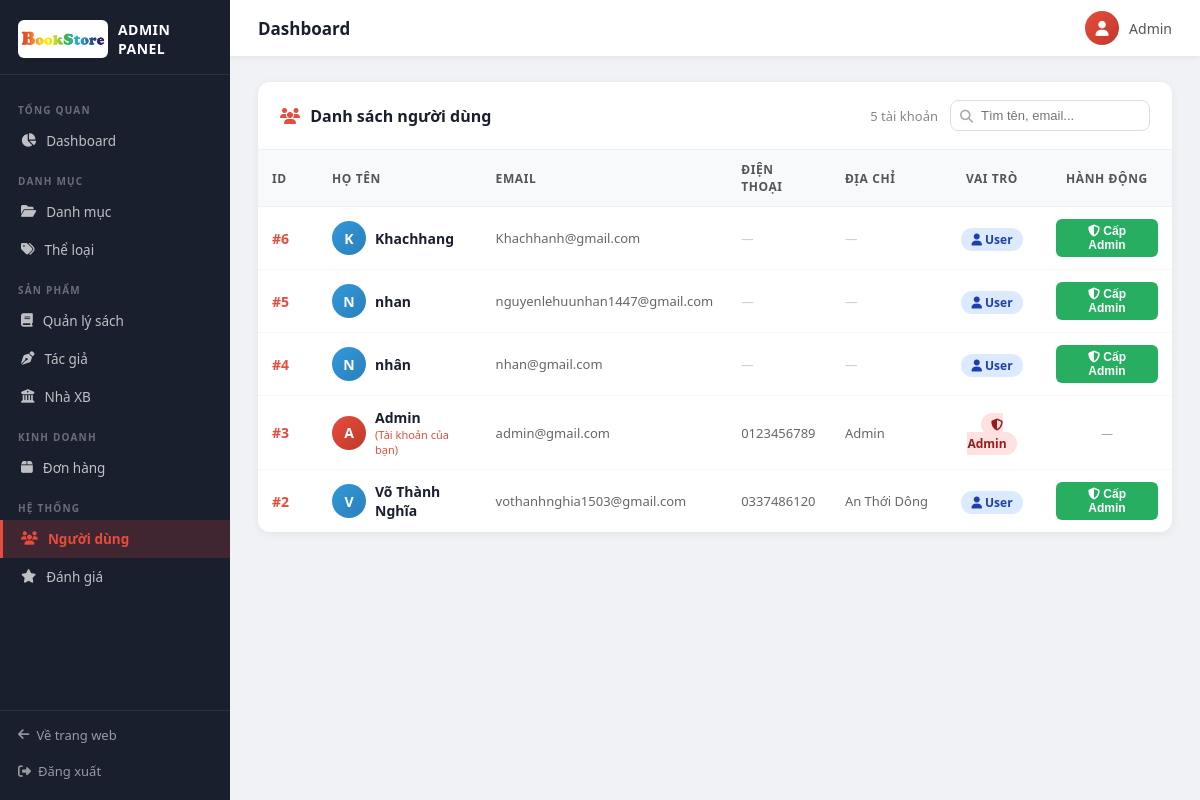
The page /index.php?controller=AdminNguoidung&action=index (signed in) on the database its author committed.
### tables this page shows
CREATE TABLE `nguoidung` (
  `IDNguoiDung` int(11) NOT NULL,
  `HoTen` varchar(100) DEFAULT NULL,
  `Email` varchar(100) DEFAULT NULL,
  `MatKhau` varchar(255) NOT NULL,
  `DienThoai` varchar(15) DEFAULT NULL,
  `DiaChi` varchar(255) DEFAULT NULL,
  `IDVaiTro` int(11) DEFAULT 2
);

### controller/AdminNguoidung.php (called while the page is built, shortened)
<?php
require_once "model/ModelAdmin.php";
class AdminNguoidung {
    private $model;
    public function __construct() {
        $this->model = new ModelAdmin();
    }
    public function index() {
        $users = $this->model->getAllNguoidung();
        require_once "view/admin/nguoidung/index.php";
    }
}

### view/admin/route.php (called while the page is built, shortened)
<?php
switch ($controller) {
    case 'AdminNguoidung':
        $controller = new AdminNguoidung();
        break;
}
$controller->{$action}();

### config/db.php (called while the page is built, shortened)
<?php
class connect {
    public $db = null;
    public function __construct()
    {
        $this->db = new PDO("mysql:host=localhost;dbname=bansach", "root", "", [
            PDO::MYSQL_ATTR_INIT_COMMAND => "SET NAMES UTF8"
        ]);
    }
    public function getList($sql) {
        return $this->db->query($sql);
    }
}

### model/ModelAdmin.php (called while the page is built, shortened)
<?php
class ModelAdmin extends MasterModel {
    public function getAllNguoidung() {
        return $GLOBALS["connect"]->getList("SELECT * FROM nguoidung ORDER BY IDNguoiDung DESC")->fetchAll();
    }
}

### view/admin/nguoidung/index.php (the view, shortened to what this page needs)
<?php
$myId = (int)($_SESSION['IDNguoiDung'] ?? 0);
?>
<div class="admin-table-wrap">
    <div class="admin-table-header">
        <h3><i class="fa-solid fa-users" style="color:#e74c3c;margin-right:6px;"></i> Danh sách người dùng</h3>
        <div style="display:flex; align-items:center; gap:12px;">
            <span style="font-size:13px; color:#888;"><?php echo count($users); ?> tài khoản</span>
            <div style="position:relative;">
                <i class="fa-solid fa-magnifying-glass" style="position:absolute; left:10px; top:50%; transform:translateY(-50%); color:#aaa; font-size:13px;"></i>
                <input type="text" id="search-nd" oninput="searchUser()"
                       placeholder="Tìm tên, email..."
                       style="padding:7px 10px 7px 30px; border:1px solid #ddd; border-radius:8px; font-size:13px; outline:none; width:200px;">
            </div>
        </div>
    </div>
    <div style="overflow-x:auto;">
        <table class="admin-tbl" id="nd-table">
            <thead>
                <tr>
                    <th style="width:60px;">ID</th>
                    <th>Họ tên</th>
                    <th>Email</th>
                    <th>Điện thoại</th>
                    <th>Địa chỉ</th>
                    <th style="text-align:center; width:100px;">Vai trò</th>
                    <th style="text-align:center; width:130px;">Hành động</th>
                </tr>
            </thead>
            <tbody>
                <?php if (empty($users)): ?>
                    <tr>
                        <td colspan="7" style="text-align:center; padding:30px; color:#aaa;">
                            Chưa có người dùng nào.
                        </td>
                    </tr>
                <?php else: ?>
                    <?php foreach ($users as $u): ?>
                    <?php $uid = (int)$u['IDNguoiDung']; $isAdmin = ((int)$u['IDVaiTro'] === 1); ?>
                    <tr>
                        <td><span style="color:#e74c3c; font-weight:700;">#<?php echo $uid; ?></span></td>
                        <td>
                            <div style="display:flex; align-items:center; gap:9px;">
                                <div style="width:34px; height:34px; border-radius:50%;
                                    background:<?php echo $isAdmin ? 'linear-gradient(135deg,#e74c3c,#c0392b)' : 'linear-gradient(135deg,#3498db,#2980b9)'; ?>;
                                    display:flex; align-items:center; justify-content:center;
                                    color:#fff; font-size:14px; font-weight:700; flex-shrink:0;">
                                    <?php echo mb_strtoupper(mb_substr($u['HoTen'], 0, 1)); ?>
                                </div>
                                <div>
                                    <div style="font-weight:600; color:#1a1f2e;"><?php echo htmlspecialchars($u['HoTen']); ?></div>
                                    <?php if ($uid === $myId): ?>
                                        <div style="font-size:11px; color:#e74c3c;">(Tài khoản của bạn)</div>
                                    <?php endif; ?>
                                </div>
                            </div>
                        </td>
                        <td style="font-size:13px; color:#666;"><?php echo htmlspecialchars($u['Email']); ?></td>
                        <td style="font-size:13px; color:#666;">
                            <?php echo !empty($u['DienThoai']) ? htmlspecialchars($u['DienThoai']) : '<em style="color:#ccc;">—</em>'; ?>
                        </td>
                        <td style="font-size:13px; color:#666; max-width:180px; overflow:hidden; text-overflow:ellipsis; white-space:nowrap;">
                            <?php echo !empty($u['DiaChi']) ? htmlspecialchars($u['DiaChi']) : '<em style="color:#ccc;">—</em>'; ?>
                        </td>
                        <td style="text-align:center;" id="role-<?php echo $uid; ?>">
                            <?php if ($isAdmin): ?>
                                <span style="background:#fee2e2; color:#991b1b; padding:3px 10px; border-radius:20px; font-size:12px; font-weight:700;">
                                    <i class="fa-solid fa-shield-halved"></i> Admin
                                </span>
                            <?php else: ?>
                                <span style="background:#dbeafe; color:#1e40af; padding:3px 10px; border-radius:20px; font-size:12px; font-weight:700;">
                                    <i class="fa-solid fa-user"></i> User
                                </span>
                            <?php endif; ?>
                        </td>
                        <td style="text-align:center;" id="action-<?php echo $uid; ?>">
                            <?php if (!$isAdmin): ?>
                                <button onclick="capQuyen(<?php echo $uid; ?>)"
                                        style="background:#27ae60; color:#fff; border:none; padding:5px 12px; border-radius:6px; font-size:12px; font-weight:600; cursor:pointer;">
                                    <i class="fa-solid fa-shield-halved"></i> Cấp Admin
                                </button>
                            <?php else: ?>
                                <span style="font-size:12px; color:#aaa;">—</span>
                            <?php endif; ?>
                        </td>
                    </tr>
                    <?php endforeach; ?>
                <?php endif; ?>
            </tbody>
        </table>
    </div>
</div>

### public/backend/css/adminstyle.css (style rules this page uses)
*, *::before, *::after { box-sizing: border-box; margin: 0; padding: 0; }
body { font-family: 'Segoe UI', Arial, sans-serif; background: #f0f2f5; color: #333; display: flex; min-height: 100vh; }
.admin-table-wrap { background: #fff; border-radius: 12px; box-shadow: 0 2px 10px rgba(0,0,0,0.06); margin-bottom: 24px; overflow: hidden; }
.admin-table-header { display: flex; align-items: center; justify-content: space-between; padding: 18px 22px; border-bottom: 1px solid #f0f0f0; }
.admin-table-header h3 { font-size: 16px; font-weight: 700; color: #1a1f2e; margin: 0; }
.admin-tbl { width: 100%; border-collapse: collapse; font-size: 14px; }
.admin-tbl thead th { background: #f8f9fb; color: #555; font-size: 12px; font-weight: 700; text-transform: uppercase; letter-spacing: 0.6px; padding: 11px 14px; text-align: left; border-bottom: 1px solid #f0f0f0; }
.admin-tbl tbody td { padding: 12px 14px; border-bottom: 1px solid #f7f7f7; color: #444; vertical-align: middle; }
.admin-tbl tbody tr:last-child td { border-bottom: none; }

### rows shown on the page
nguoidung: IDNguoiDung "6", HoTen "K", HoTen "Khachhang", Email "Khachhanh@gmail.com", shows "User"
nguoidung: IDNguoiDung "5", HoTen "N", HoTen "nhan", Email "nguyenlehuunhan1447@gmail.com", shows "User"
nguoidung: IDNguoiDung "4", HoTen "N", HoTen "nhân", Email "nhan@gmail.com", shows "User"
nguoidung: IDNguoiDung "3", HoTen "A", HoTen "Admin", shows "(Tài khoản của bạn)", Email "admin@gmail.com", DienThoai "0123456789", DiaChi "Admin"
nguoidung: IDNguoiDung "2", HoTen "V", HoTen "Võ Thành Nghĩa", Email "vothanhnghia1503@gmail.com", DienThoai "0337486120", DiaChi "An Thới Dông", shows "User"

### other values the page prints
$_SESSION['HoTen'] "Admin"
count($users) "5"
